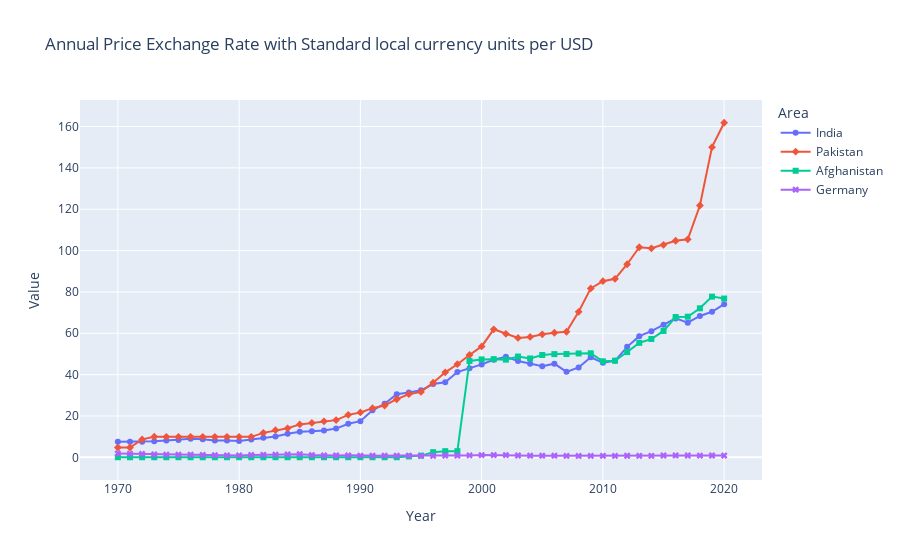

Source (notebook cell):
### Code cell
rate = pd.read_csv("prices_exchange_rate_annual.csv")
rate = px.line(rate, x='Year', y='Value', color='Area', symbol='Area', title= "Annual Price Exchange Rate with Standard local currency units per USD")
rate.update_traces(textposition="bottom right")
rate.show()

### Figure 1 — Plotly figure (JSON) as saved in the notebook; plotly's stock layout.template omitted (floating-point values rounded to 4 significant figures)
{"data": [{"hovertemplate": "Area=India<br>Year=%{x}<br>Value=%{y}<extra></extra>", "legendgroup": "India", "line": {"color": "#636efa", "dash": "solid"}, "marker": {"symbol": "circle"}, "mode": "markers+lines", "name": "India", "orientation": "v", "showlegend": true, "textposition": "bottom right", "type": "scatter", "x": [1970, 1971, 1972, 1973, 1974, 1975, 1976, 1977, 1978, 1979, 1980, 1981, 1982, 1983, 1984, 1985, 1986, 1987, 1988, 1989, 1990, 1991, 1992, 1993, 1994, 1995, 1996, 1997, 1998, 1999, 2000, 2001, 2002, 2003, 2004, 2005, 2006, 2007, 2008, 2009, 2010, 2011, 2012, 2013, 2014, 2015, 2016, 2017, 2018, 2019, 2020], "xaxis": "x", "y": [7.5, 7.492, 7.594, 7.742, 8.102, 8.376, 8.96, 8.739, 8.193, 8.126, 7.863, 8.659, 9.455, 10.1, 11.36, 12.37, 12.61, 12.96, 13.92, 16.23, 17.5, 22.74, 25.92, 30.49, 31.37, 32.43, 35.43, 36.31, 41.26, 43.06, 44.94, 47.19, 48.61, 46.58, 45.32, 44.1, 45.31, 41.35, 43.51, 48.41, 45.73, 46.67, 53.44, 58.6, 61.03, 64.15, 67.2, 65.12, 68.4, 70.42, 74.1], "yaxis": "y"}, {"hovertemplate": "Area=Pakistan<br>Year=%{x}<br>Value=%{y}<extra></extra>", "legendgroup": "Pakistan", "line": {"color": "#EF553B", "dash": "solid"}, "marker": {"symbol": "diamond"}, "mode": "markers+lines", "name": "Pakistan", "orientation": "v", "showlegend": true, "textposition": "bottom right", "type": "scatter", "x": [1970, 1971, 1972, 1973, 1974, 1975, 1976, 1977, 1978, 1979, 1980, 1981, 1982, 1983, 1984, 1985, 1986, 1987, 1988, 1989, 1990, 1991, 1992, 1993, 1994, 1995, 1996, 1997, 1998, 1999, 2000, 2001, 2002, 2003, 2004, 2005, 2006, 2007, 2008, 2009, 2010, 2011, 2012, 2013, 2014, 2015, 2016, 2017, 2018, 2019, 2020], "xaxis": "x", "y": [4.762, 4.762, 8.681, 9.994, 9.9, 9.9, 9.9, 9.9, 9.9, 9.9, 9.9, 9.9, 11.85, 13.12, 14.05, 15.93, 16.65, 17.4, 18.0, 20.54, 21.71, 23.8, 25.08, 28.11, 30.57, 31.64, 36.08, 41.11, 45.05, 49.5, 53.65, 61.93, 59.72, 57.75, 58.26, 59.51, 60.27, 60.74, 70.41, 81.71, 85.19, 86.34, 93.4, 101.6, 101.1, 102.8, 104.8, 105.5, 121.8, 150.0, 161.8], "yaxis": "y"}, {"hovertemplate": "Area=Afghanistan<br>Year=%{x}<br>Value=%{y}<extra></extra>", "legendgroup": "Afghanistan", "line": {"color": "#00cc96", "dash": "solid"}, "marker": {"symbol": "square"}, "mode": "markers+lines", "name": "Afghanistan", "orientation": "v", "showlegend": true, "textposition": "bottom right", "type": "scatter", "x": [1970, 1971, 1972, 1973, 1974, 1975, 1976, 1977, 1978, 1979, 1980, 1981, 1982, 1983, 1984, 1985, 1986, 1987, 1988, 1989, 1990, 1991, 1992, 1993, 1994, 1995, 1996, 1997, 1998, 1999, 2000, 2001, 2002, 2003, 2004, 2005, 2006, 2007, 2008, 2009, 2010, 2011, 2012, 2013, 2014, 2015, 2016, 2017, 2018, 2019, 2020], "xaxis": "x", "y": [0.045, 0.045, 0.045, 0.045, 0.045, 0.045, 0.045, 0.045, 0.045, 0.04373, 0.04413, 0.04948, 0.0506, 0.0506, 0.0506, 0.0506, 0.0506, 0.0506, 0.0506, 0.0506, 0.0506, 0.0506, 0.0506, 0.0506, 0.4251, 0.8333, 2.5, 3.0, 3.0, 46.62, 47.36, 47.5, 47.26, 48.76, 47.85, 49.49, 49.93, 49.96, 50.25, 50.33, 46.45, 46.75, 50.92, 55.38, 57.25, 61.14, 67.87, 68.03, 72.08, 77.74, 76.81], "yaxis": "y"}, {"hovertemplate": "Area=Germany<br>Year=%{x}<br>Value=%{y}<extra></extra>", "legendgroup": "Germany", "line": {"color": "#ab63fa", "dash": "solid"}, "marker": {"symbol": "x"}, "mode": "markers+lines", "name": "Germany", "orientation": "v", "showlegend": true, "textposition": "bottom right", "type": "scatter", "x": [1970, 1971, 1972, 1973, 1974, 1975, 1976, 1977, 1978, 1979, 1980, 1981, 1982, 1983, 1984, 1985, 1986, 1987, 1988, 1989, 1990, 1991, 1992, 1993, 1994, 1995, 1996, 1997, 1998, 1999, 2000, 2001, 2002, 2003, 2004, 2005, 2006, 2007, 2008, 2009, 2010, 2011, 2012, 2013, 2014, 2015, 2016, 2017, 2018, 2019, 2020], "xaxis": "x", "y": [1.871, 1.793, 1.63, 1.366, 1.323, 1.258, 1.287, 1.187, 1.027, 0.9371, 0.9294, 1.156, 1.241, 1.305, 1.455, 1.505, 1.11, 0.919, 0.8979, 0.9613, 0.8261, 0.8485, 0.7985, 0.8453, 0.8297, 0.7327, 0.7694, 0.8866, 0.8997, 0.9386, 1.085, 1.118, 1.063, 0.886, 0.8054, 0.8041, 0.7971, 0.7306, 0.6827, 0.7198, 0.755, 0.7194, 0.7783, 0.7532, 0.7537, 0.9017, 0.904, 0.8852, 0.8468, 0.8933, 0.8775], "yaxis": "y"}], "layout": {"legend": {"title": {"text": "Area"}, "tracegroupgap": 0}, "title": {"text": "Annual Price Exchange Rate with Standard local currency units per USD"}, "xaxis": {"anchor": "y", "domain": [0, 1], "title": {"text": "Year"}}, "yaxis": {"anchor": "x", "domain": [0, 1], "title": {"text": "Value"}}}}
